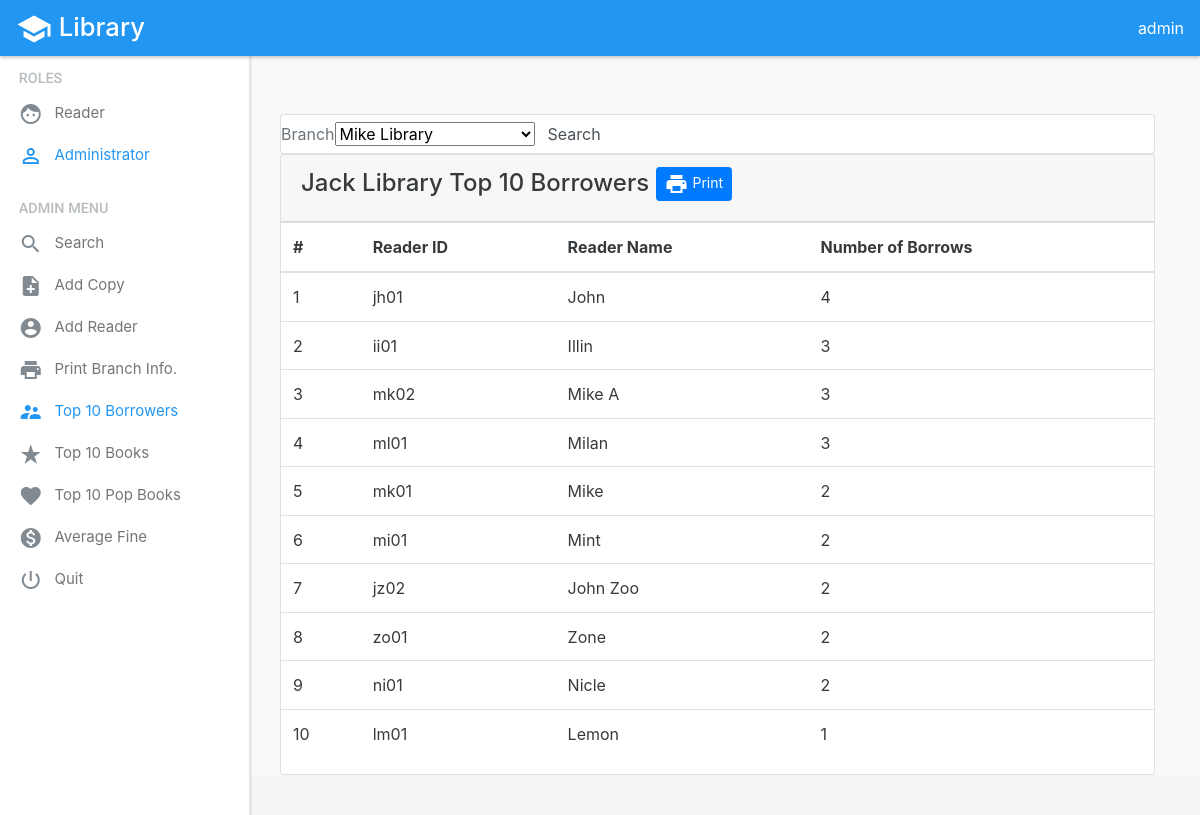
Page /admin_top_borrowers.php?libid=3 (signed in) on the committed database.
### tables this page shows
CREATE TABLE BRANCH (
  LIBID INT NOT NULL AUTO_INCREMENT,
  LNAME VARCHAR(30) NOT NULL ,
  LLOCATION VARCHAR(50) NOT NULL ,
  PRIMARY KEY (LIBID)
);

CREATE TABLE READER (
  READERID VARCHAR(10) NOT NULL ,
  RTYPE VARCHAR(15),
  RNAME VARCHAR(30) NOT NULL ,
  ADDRESS VARCHAR(50),
  PRIMARY KEY (READERID)
);

### admin_top_borrowers.php (the view, shortened to what this page needs)
<?php
$libid = 0;
if (isset($_GET['libid']))
    $libid = $_GET['libid'];
include('layout/admin_header.php');
include('layout/admin_sidebar.php');
?>
<div class="container layout-content">
    <div class="card m-t-2 m-b-2">
        <div class="card-block">
            <form class="form-inline" action="admin_top_borrowers.php" method="get">
                <div class="form-group">
                    <label class="form-control-label text-muted" for="libid">Branch</label>
                    <select name="libid" class="c-select" style="min-width: 200px;max-width: 200px" >
                        <?php
                        $conn = new mysqli(DB_SERVER,DB_USERNAME,DB_PASSWORD,DB_DATABASE);
                        $sql = "SELECT LIBID, LNAME
                                FROM BRANCH";
                        $result = $conn->query($sql);
                        while ($row = $result->fetch_assoc()){
                            echo "<option value='".$row['LIBID']."'>".$row['LNAME']."</option>";
                        }
                        ?>
                    </select>
                </div>
                <input class="form-control btn btn-warning-outline" type="submit" value="Search">
            </form>
        </div>
    </div>
    <?php
    $conn = new mysqli(DB_SERVER,DB_USERNAME,DB_PASSWORD,DB_DATABASE);
    $sql = "SELECT LNAME
            FROM BRANCH
            WHERE LIBID = $libid";
    $result = $conn->query($sql);
    $row = $result->fetch_assoc();
    echo "<div class='card m-t-2' id='div_print'>
            <div class='card-header'>
                <h4>".$row['LNAME']." Top 10 Borrowers
                    <button onclick='printdiv(\"div_print\");' class='btn btn-primary btn-sm pull-md-right'>
                        <i class='material-icons'>print</i>
                        Print</button>
                </h4>
            </div>";
    $sql = "SELECT COUNT(B.BORNUMBER), R.READERID, R.RNAME
            FROM BORROWS B, READER R
            WHERE B.LIBID = $libid AND B.READERID = R.READERID
            GROUP BY B.READERID ORDER BY COUNT(B.BORNUMBER) DESC
            LIMIT 10";
    $result = $conn->query($sql);
    if ($result->num_rows > 0){
        echo "<table class='table'>
            <thead>
                <tr>
                    <th>#</th>
                    <th>Reader ID</th>
                    <th>Reader Name</th>
                    <th>Number of Borrows</th>
                </tr>
            </thead>
            <tbody>";
        $i = 1;
        while ($row = $result->fetch_assoc()){
            echo "<tr>
                  <td>$i</td>
                  <td>".$row['READERID']."</td>
                  <td>".$row['RNAME']."</td>
                  <td>".$row['COUNT(B.BORNUMBER)']."</td>
              <tr>";
            $i ++;
        }
        echo "</tbody></table>";
    }else{
        echo "<div class='card-footer alert-danger' role='alert'>
        <strong>Oops!</strong> Nothing!
    </div>";
    }
    echo "</div>";
    ?>
</div>
<?php include('layout/footer.php'); ?>

### css/site.css (style rules this page uses)
body { color:#373a3c; background-color: #f9f9f9; }
.material-icons { vertical-align: middle; }
.layout-content { padding-top: 58px; padding-left: 250px; overflow: auto; min-height: 30rem; }

### rows in the picture
branch: LNAME "Jack Library"
reader: READERID "jh01", RNAME "John", COUNT "4"
reader: READERID "ii01", RNAME "Illin", COUNT "3"
reader: READERID "mk02", RNAME "Mike A", COUNT "3"
reader: READERID "ml01", RNAME "Milan", COUNT "3"
reader: READERID "mk01", RNAME "Mike", COUNT "2"
reader: READERID "mi01", RNAME "Mint", COUNT "2"
reader: READERID "jz02", RNAME "John Zoo", COUNT "2"
reader: READERID "zo01", RNAME "Zone", COUNT "2"
reader: READERID "ni01", RNAME "Nicle", COUNT "2"
reader: READERID "lm01", RNAME "Lemon", COUNT "1"

### other values in the picture
form field libid "Mike Library"
